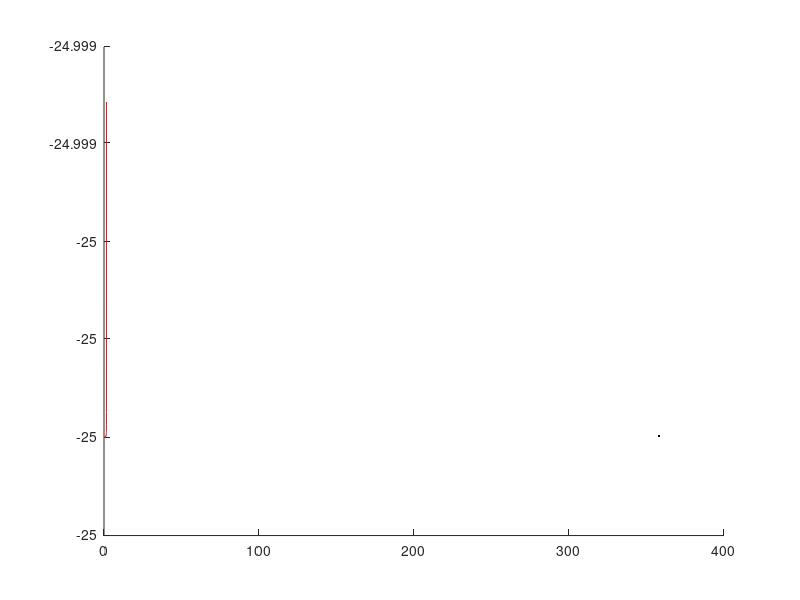

MATLAB code to generate this figure: (Note: this script raises an error after producing the figure.)
clc
% Pedir al usuario el valor de carga en C
Q = input("\nIngresa el valor de la carga en Coulombs: ");
% Pedir al usuario el peso de la carga en kg
m = input("\nIngresa el peso de la carga (kg): ");
% Pedir al usuario la longitud del hilo de las cargas
l = input("\nIngresa la longitud del hilo (m): ");

% Formulas de angulo
% Cálculo del angulo
alpha = ((Q.^2)/(16*pi*((10.^-9)/(36*pi))*m*9.81*(l.^2))).^(1/3);
alpha_x = 0:0.01:(pi/2);
hold on 
% Calculo del ángulo
y1 = (16*pi*(8.854*10^-12)*m*9.81*(l.^2)*((sin(alpha)).^2)*(tan(alpha)))-(Q.^2);
plot(alpha,y1,Color="k")
% Creación de la tabla a graficar
y2 = (16.*pi.*(8.854*10^-12).*m.*9.81.*(l.^2).*((sin(alpha_x)).^2).*(tan(alpha_x)))-(Q.^2);
% Graficación 
plot(alpha_x,y2,Color="r")
hold off
% Funcion para encontrar la interseccion en x
fun = @(alpha_x) (16.*pi.*(8.854*10^-12).*m.*9.81.*(l.^2).*((sin(alpha_x)).^2).*(tan(alpha_x)))-(Q.^2);
x0 = alpha;
x = fzero(fun,x0);

% Mostrar el ángulo
fprintf('El ángulo es igual a %6.6f°\n', alpha)
fprintf('El ángulo es igual a %6.6f°\n', x)